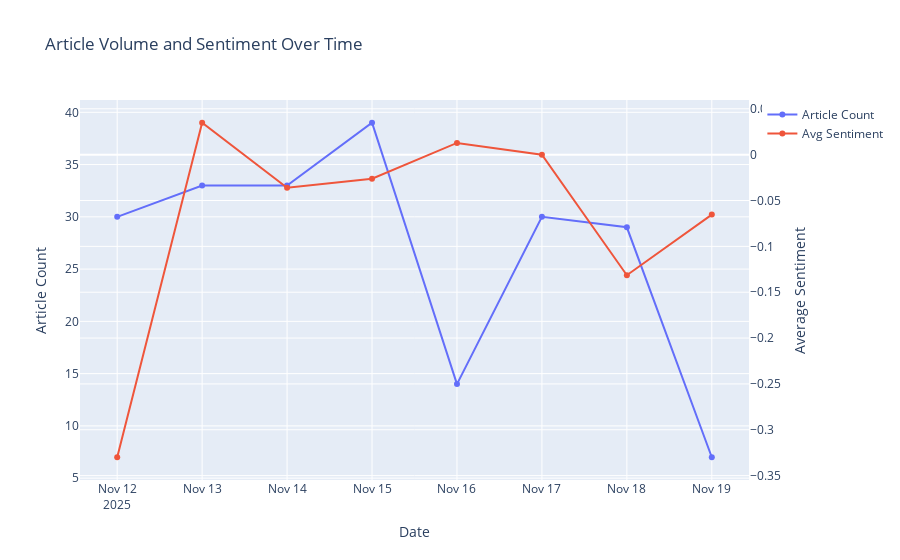

Write notebook code for a chart like this one.
### Code cell
# Temporal trend
daily_data = df.groupby(df['date'].dt.date).agg({
    'title': 'count',
    'sentiment_compound': 'mean'
}).reset_index()
daily_data.columns = ['date', 'article_count', 'avg_sentiment']

if INTERACTIVE_PLOTS:
    fig = go.Figure()
    fig.add_trace(go.Scatter(
        x=daily_data['date'],
        y=daily_data['article_count'],
        mode='lines+markers',
        name='Article Count',
        yaxis='y'
    ))
    fig.add_trace(go.Scatter(
        x=daily_data['date'],
        y=daily_data['avg_sentiment'],
        mode='lines+markers',
        name='Avg Sentiment',
        yaxis='y2'
    ))
    fig.update_layout(
        title='Article Volume and Sentiment Over Time',
        xaxis_title='Date',
        yaxis=dict(title='Article Count', side='left'),
        yaxis2=dict(title='Average Sentiment', side='right', overlaying='y'),
        hovermode='x unified'
    )
    fig.show()
else:
    fig, ax1 = plt.subplots(figsize=(12, 6))
    ax1.plot(daily_data['date'], daily_data['article_count'], 'b-', marker='o', label='Article Count')
    ax1.set_xlabel('Date')
    ax1.set_ylabel('Article Count', color='b')
    ax1.tick_params(axis='y', labelcolor='b')
    
    ax2 = ax1.twinx()
    ax2.plot(daily_data['date'], daily_data['avg_sentiment'], 'r-', marker='s', label='Avg Sentiment')
    ax2.set_ylabel('Average Sentiment', color='r')
    ax2.tick_params(axis='y', labelcolor='r')
    ax2.axhline(y=0, color='gray', linestyle='--', alpha=0.5)
    
    plt.title('Article Volume and Sentiment Over Time')
    plt.xticks(rotation=45)
    plt.tight_layout()
    plt.show()

### Figure 1 — Plotly figure (JSON) as saved in the notebook; plotly's stock layout.template omitted (floating-point values rounded to 4 significant figures)
{"data": [{"mode": "lines+markers", "name": "Article Count", "type": "scatter", "x": ["2025-11-12", "2025-11-13", "2025-11-14", "2025-11-15", "2025-11-16", "2025-11-17", "2025-11-18", "2025-11-19"], "y": [30, 33, 33, 39, 14, 30, 29, 7], "yaxis": "y"}, {"mode": "lines+markers", "name": "Avg Sentiment", "type": "scatter", "x": ["2025-11-12", "2025-11-13", "2025-11-14", "2025-11-15", "2025-11-16", "2025-11-17", "2025-11-18", "2025-11-19"], "y": [-0.33, 0.0348, -0.03604, -0.02629, 0.01277, -7e-05, -0.1315, -0.06533], "yaxis": "y2"}], "layout": {"hovermode": "x unified", "title": {"text": "Article Volume and Sentiment Over Time"}, "xaxis": {"title": {"text": "Date"}}, "yaxis": {"side": "left", "title": {"text": "Article Count"}}, "yaxis2": {"overlaying": "y", "side": "right", "title": {"text": "Average Sentiment"}}}}
